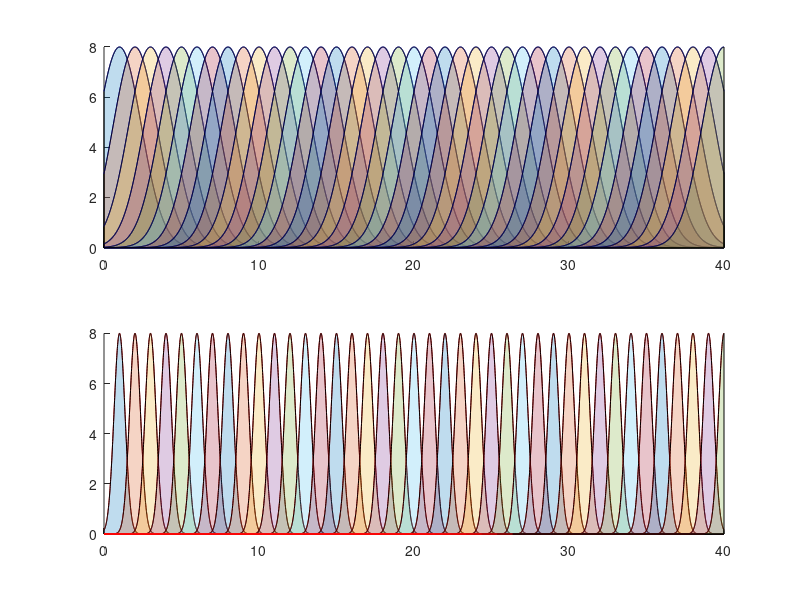

The MATLAB script that drew this image:
close all
t=linspace(0,40,40*100);
sig_f = 8;
sig_l = 2;
k = @(i,j) sig_f*exp(-(i-j).^2./sig_l^2); 
%%
figure
subplot(211)
hold all
i_vec = 1:1:40;
j_vec=i_vec;
for i=1:40
    k_i = @(jj) k(i,jj);
    k_i_val = k_i(t);
    plot(t, k_i_val,'b')
    area(t, k_i_val,'FaceAlpha',0.25)
end

%%
sig_f = 8;
sig_l = 1/2;

k = @(i,j) sig_f*exp(-(i-j).^2./sig_l^2); 
%%
subplot(212)
hold all
for i=1:40
    k_i2 = @(jj) k(i,jj);
    k_i2_val = k_i2(t);
    plot(t, k_i2_val,'r')
    area(t, k_i2_val,'FaceAlpha',0.25)
end